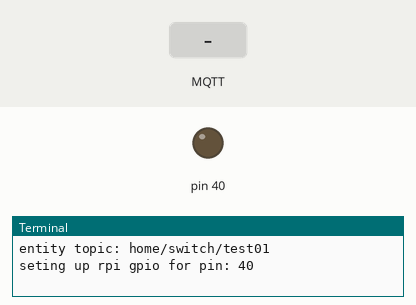
This program was run on a simulated Raspberry Pi (header pin numbers). Shown: output pins drawn as LEDs (lit = HIGH), the last lines printed to the terminal. The inputs (shaded band) are chosen by the test bench. No MQTT or app messages arrive unless stated; the clock reads 2024-03-15 10:24:30 at power-on unless the program sets it.

Above: at 1.5 s.
1.6 s: MQTT message "on" arrives on the first subscribed topic
At 2.7 s:
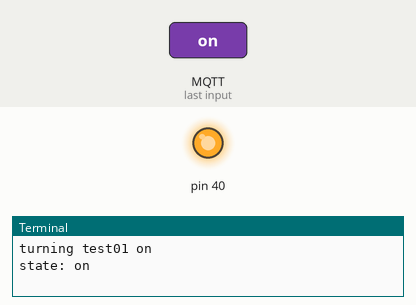
3.1 s: MQTT message "False" arrives on the first subscribed topic
At 3.9 s:
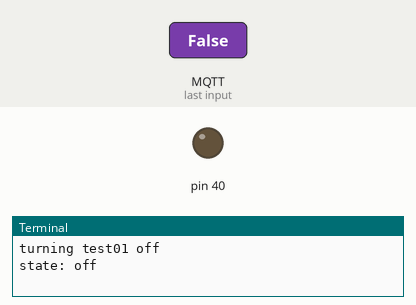
Timing chart, 0 to 6.1 s (numbered marks = the images above; inputs shaded):
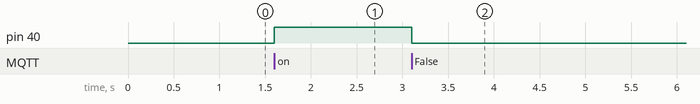

The program:

script.py
```python
import logging
import json
import os

import paho.mqtt.subscribe as subscribe
import paho.mqtt.publish as publish
import RPi.GPIO as gpio

switch_name = os.getenv('SWITCH_NAME', 'test01')
host = os.getenv('MQTT_HOST', 'nas.home')
pin = int(os.getenv('GPIO_PIN', '40'))
invert_logic = False if os.getenv('INVERT_LOGIC', 'False') == 'False' else True

entity_topic = 'home/switch/' + switch_name
command_topic = entity_topic + '/command'
config_topic = entity_topic + '/config'
state_topic = entity_topic + '/state'

logger = logging.getLogger(__name__)
logger.addHandler(logging.StreamHandler())
logger.setLevel(logging.INFO)
logger.info('entity topic: %s', entity_topic)


def setup_rpi_gpio():
    logger.info('seting up rpi gpio for pin: %s', str(pin))
    gpio.setmode(gpio.BOARD)
    gpio.setup(pin, gpio.OUT)


def turn_on():
    logger.info('turning %s on', switch_name)
    gpio.output(pin, True if not invert_logic else False)
    report_state()


def turn_off():
    logger.info('turning %s off', switch_name)
    gpio.output(pin, False if not invert_logic else True)
    report_state()


def report_state():
    pin_state = True if gpio.input(pin) else False
    if invert_logic:
        rst = not pin_state
    else:
        rst = pin_state
    on_off = 'on' if rst else 'off'
    logger.info('state: %s', on_off)
    publish.single(state_topic, payload=on_off,
                   hostname=host, retain=True)


def turn_switch(cmd):
    if cmd == 'on':
        turn_on()
    else:
        turn_off()


def on_new_command(client, userdata, msg):
    cmd = msg.payload.decode('utf-8')
    logger.info('get new command: %s from topic: %s', cmd, msg.topic)
    turn_switch(cmd)


if __name__ == '__main__':
    setup_rpi_gpio()
    conf = {"name": switch_name, "command_topic": command_topic,
            "payload_on": "on", "payload_off": "off", "optimistic": False,
            "retain": True}
    publish.single(config_topic, payload=json.dumps(conf), hostname=host,
                   retain=True)
    subscribe.callback(on_new_command, command_topic, hostname=host)
```

Measured:
- after the input at 1.6 s, pin 40: LOW → HIGH at once
- after the input at 3.1 s, pin 40: HIGH → LOW at once
